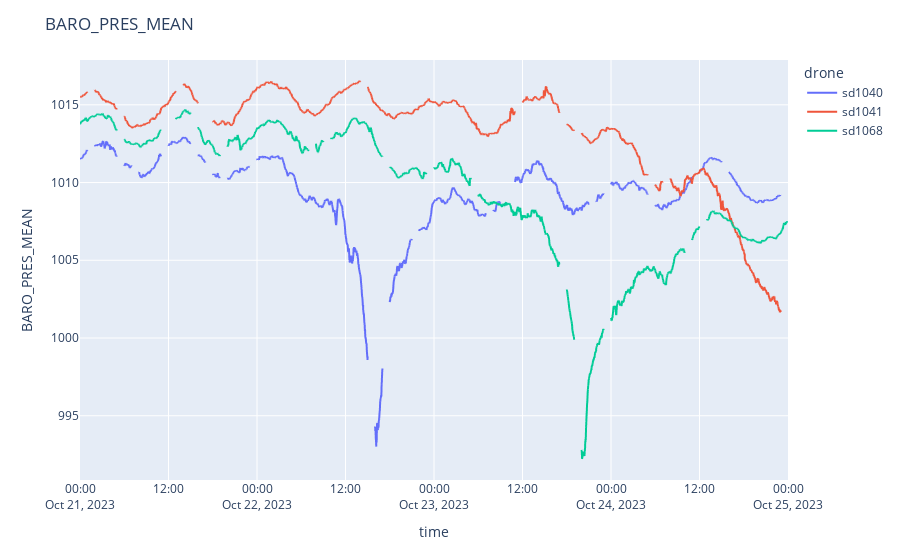

Here is the notebook cell this chart was saved with:
### Code cell
figure = px.line(df, x='time', y=plot_value, color='drone')
figure.update_yaxes(title=dict(text=plot_value))
figure.update_layout(title=plot_value)
figure

### Figure 1 — Plotly figure (JSON) as saved in the notebook; plotly's stock layout.template omitted (floating-point values rounded to 4 significant figures; data arrays with more than 128 entries replaced by an {"elided": "..."} marker saying what was removed)
{"data": [{"hovertemplate": "drone=sd1040<br>time=%{x}<br>BARO_PRES_MEAN=%{y}<extra></extra>", "legendgroup": "sd1040", "line": {"color": "#636efa", "dash": "solid"}, "marker": {"symbol": "circle"}, "mode": "lines", "name": "sd1040", "showlegend": true, "type": "scattergl", "x": {"elided": "5761 str values"}, "xaxis": "x", "y": {"elided": "5761 float values"}, "yaxis": "y"}, {"hovertemplate": "drone=sd1041<br>time=%{x}<br>BARO_PRES_MEAN=%{y}<extra></extra>", "legendgroup": "sd1041", "line": {"color": "#EF553B", "dash": "solid"}, "marker": {"symbol": "circle"}, "mode": "lines", "name": "sd1041", "showlegend": true, "type": "scattergl", "x": {"elided": "5755 str values"}, "xaxis": "x", "y": {"elided": "5755 float values"}, "yaxis": "y"}, {"hovertemplate": "drone=sd1068<br>time=%{x}<br>BARO_PRES_MEAN=%{y}<extra></extra>", "legendgroup": "sd1068", "line": {"color": "#00cc96", "dash": "solid"}, "marker": {"symbol": "circle"}, "mode": "lines", "name": "sd1068", "showlegend": true, "type": "scattergl", "x": {"elided": "5761 str values"}, "xaxis": "x", "y": {"elided": "5761 float values"}, "yaxis": "y"}], "layout": {"autosize": true, "legend": {"title": {"text": "drone"}, "tracegroupgap": 0}, "margin": {"t": 60}, "title": {"text": "BARO_PRES_MEAN"}, "xaxis": {"anchor": "y", "autorange": true, "domain": [0, 1], "range": ["2023-10-21", "2023-10-25"], "title": {"text": "time"}, "type": "date"}, "yaxis": {"anchor": "x", "autorange": true, "domain": [0, 1], "range": [990.9, 1018.0], "title": {"text": "BARO_PRES_MEAN"}, "type": "linear"}}}
